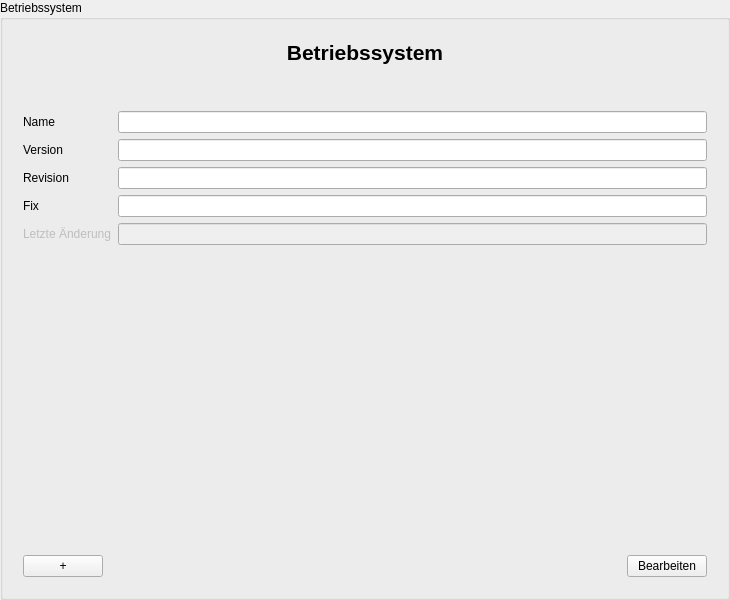
<?xml version="1.0" encoding="UTF-8" ?>
<ui version="4.0">
 <class>OSInputArea</class>
 <widget class="QGroupBox" name="OSInputArea">
  <property name="geometry">
   <rect>
    <x>0</x>
    <y>0</y>
    <width>730</width>
    <height>600</height>
   </rect>
  </property>
  <property name="windowTitle">
   <string>Betriebssystem</string>
  </property>
  <property name="accessibleName">
   <string>OSInputDialog</string>
  </property>
  <property name="title">
   <string>Betriebssystem</string>
  </property>
  <layout class="QVBoxLayout" name="verticalLayout_3">
   <item>
    <widget class="QWidget" name="scrollAreaWidgetContents" native="true">
     <layout class="QVBoxLayout" name="verticalLayout_2">
      <item>
       <layout class="QVBoxLayout" name="verticalLayout">
        <item>
         <widget class="QLabel" name="headerLabel">
          <property name="font">
           <font>
            <pointsize>16</pointsize>
            <weight>75</weight>
            <bold>true</bold>
           </font>
          </property>
          <property name="text">
           <string>Betriebssystem</string>
          </property>
          <property name="alignment">
           <set>Qt::AlignCenter</set>
          </property>
         </widget>
        </item>
       </layout>
      </item>
      <item>
       <spacer name="verticalSpacer">
        <property name="orientation">
         <enum>Qt::Vertical</enum>
        </property>
        <property name="sizeType">
         <enum>QSizePolicy::Preferred</enum>
        </property>
        <property name="sizeHint" stdset="0">
         <size>
          <width>20</width>
          <height>40</height>
         </size>
        </property>
       </spacer>
      </item>
      <item>
       <layout class="QGridLayout" name="gridLayout">
        <item row="1" column="1">
         <widget class="QLineEdit" name="versionLineEdit" />
        </item>
        <item row="0" column="0">
         <widget class="QLabel" name="nameLabel">
          <property name="text">
           <string>Name</string>
          </property>
          <property name="buddy">
           <cstring>nameLineEdit</cstring>
          </property>
         </widget>
        </item>
        <item row="2" column="1">
         <widget class="QLineEdit" name="revisionLineEdit" />
        </item>
        <item row="1" column="0">
         <widget class="QLabel" name="versionLabel">
          <property name="text">
           <string>Version</string>
          </property>
          <property name="buddy">
           <cstring>versionLineEdit</cstring>
          </property>
         </widget>
        </item>
        <item row="0" column="1">
         <widget class="QLineEdit" name="nameLineEdit" />
        </item>
        <item row="3" column="0">
         <widget class="QLabel" name="fixLabel">
          <property name="text">
           <string>Fix</string>
          </property>
          <property name="buddy">
           <cstring>fixLineEdit</cstring>
          </property>
         </widget>
        </item>
        <item row="3" column="1">
         <widget class="QLineEdit" name="fixLineEdit" />
        </item>
        <item row="2" column="0">
         <widget class="QLabel" name="revisionLabel">
          <property name="text">
           <string>Revision</string>
          </property>
          <property name="buddy">
           <cstring>revisionLineEdit</cstring>
          </property>
         </widget>
        </item>
        <item row="4" column="0">
         <widget class="QLabel" name="lastUpdateLabel">
          <property name="enabled">
           <bool>false</bool>
          </property>
          <property name="text">
           <string>Letzte Änderung</string>
          </property>
          <property name="buddy">
           <cstring>lastUpdateLineEdit</cstring>
          </property>
         </widget>
        </item>
        <item row="4" column="1">
         <widget class="QLineEdit" name="lastUpdateLineEdit">
          <property name="enabled">
           <bool>false</bool>
          </property>
         </widget>
        </item>
       </layout>
      </item>
      <item>
       <spacer name="verticalSpacer_2">
        <property name="orientation">
         <enum>Qt::Vertical</enum>
        </property>
        <property name="sizeHint" stdset="0">
         <size>
          <width>20</width>
          <height>40</height>
         </size>
        </property>
       </spacer>
      </item>
      <item>
       <layout class="QHBoxLayout" name="horizontalLayout">
        <item>
         <widget class="QPushButton" name="addPushButton">
          <property name="text">
           <string>+</string>
          </property>
         </widget>
        </item>
        <item>
         <spacer name="horizontalSpacer">
          <property name="orientation">
           <enum>Qt::Horizontal</enum>
          </property>
          <property name="sizeHint" stdset="0">
           <size>
            <width>40</width>
            <height>20</height>
           </size>
          </property>
         </spacer>
        </item>
        <item>
         <widget class="QPushButton" name="editFinishPushButton">
          <property name="text">
           <string>Bearbeiten</string>
          </property>
         </widget>
        </item>
       </layout>
      </item>
     </layout>
    </widget>
   </item>
  </layout>
 </widget>
 <tabstops>
  <tabstop>nameLineEdit</tabstop>
  <tabstop>versionLineEdit</tabstop>
  <tabstop>revisionLineEdit</tabstop>
  <tabstop>fixLineEdit</tabstop>
  <tabstop>lastUpdateLineEdit</tabstop>
  <tabstop>addPushButton</tabstop>
  <tabstop>editFinishPushButton</tabstop>
 </tabstops>
 <resources />
 <connections />
</ui>
